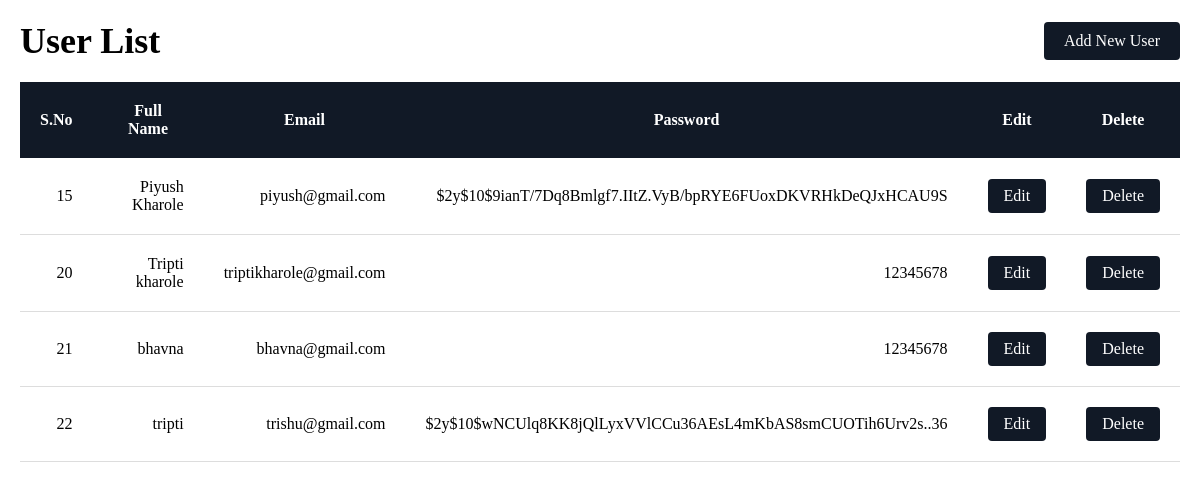
/Quizes/UserIndex.php, run on the app's committed database.
### tables this page shows
CREATE TABLE `user` (
  `id` int(11) NOT NULL,
  `fullname` varchar(255) DEFAULT NULL,
  `email` varchar(255) DEFAULT NULL,
  `password` varchar(255) DEFAULT NULL
);

### Quizes/UserIndex.php (the view, shortened to what this page needs)
<!DOCTYPE html>
<html lang="en">
<head>
    <link rel="stylesheet" href="Table_Index.css">
</head>
<body>
    <div class="container">
        <header class="head">
            <h1>User List</h1>
            <div>
                <a href="UserCreate.php" class="add">Add New User</a>
            </div>
        </header>
        <table class="table">
        <thead>
            <tr>
                <th>S.No</th>
                <th>Full Name</th>
                <th>Email</th>
                <th>Password</th>
                <th>Edit</th>
                <th>Delete</th>
            </tr>
        </thead>
        <tbody>
        <?php
        include('connection.php');
        $sqlSelect = "SELECT * FROM user";
        $result = mysqli_query($conn,$sqlSelect);
        while($data = mysqli_fetch_array($result)){
            ?>
            <tr>
                <td><?php echo $data['id']; ?></td>
                <td><?php echo $data['fullname']; ?></td>
                <td><?php echo $data['email']; ?></td>
                <td><?php echo $data['password']; ?></td>
                <td>
                    <a href="UserEdit.php?id=<?php echo $data['id']; ?>" class="btn">Edit</a>
        </td>
        <td>
                    <a href="UserDelete.php?id=<?php echo $data['id']; ?>" class="btn">Delete</a>
                </td>
            </tr>
            <?php
        }
        ?>
        </tbody>
        </table>
    </div>
</body>
</html>

### Quizes/Table_Index.css (style rules this page uses)
* { margin:0; padding:0; }
.container { max-width: 100%; margin: 0 ; padding:20px; }
.head { display:flex; justify-content: space-between; align-items: center; margin-bottom: 20px; }
h1 { margin:0; font-size: 36px; }
.add { display: inline-block; padding: 10px 20px; background-color: rgb(17, 25, 38); color:#fff; text-decoration: none; border-radius: 4px; }
.btn { display:inline-block; padding: 8px 16px; background-color: rgb(17, 25, 38); color:#fff; text-decoration: none; border-radius: 4px; }
.table { width:100%; border-collapse: collapse; margin-right:20px; float:left; }
.table thead th { background-color: rgb(17, 25, 38); color: #fff; padding: 10px; text-align: center; }
.table tbody td { border-bottom: 1px solid #ddd; }

### Quizes/UserIndex.php (style rules this page uses)
table td, table th { vertical-align:middle; text-align:right; padding:20px!important; }

### data on the page
user: id "15", fullname "Piyush Kharole", email "piyush@gmail.com", password "$2y$10$9ianT/7Dq8Bmlgf7.IItZ.VyB/bpRYE6FUoxDKVRHkDeQJxHCAU9S"
user: id "20", fullname "Tripti kharole", email "triptikharole@gmail.com", password "12345678"
user: id "21", fullname "bhavna", email "bhavna@gmail.com", password "12345678"
user: id "22", fullname "tripti", email "trishu@gmail.com", password "$2y$10$wNCUlq8KK8jQlLyxVVlCCu36AEsL4mKbAS8smCUOTih6Urv2s..36"
